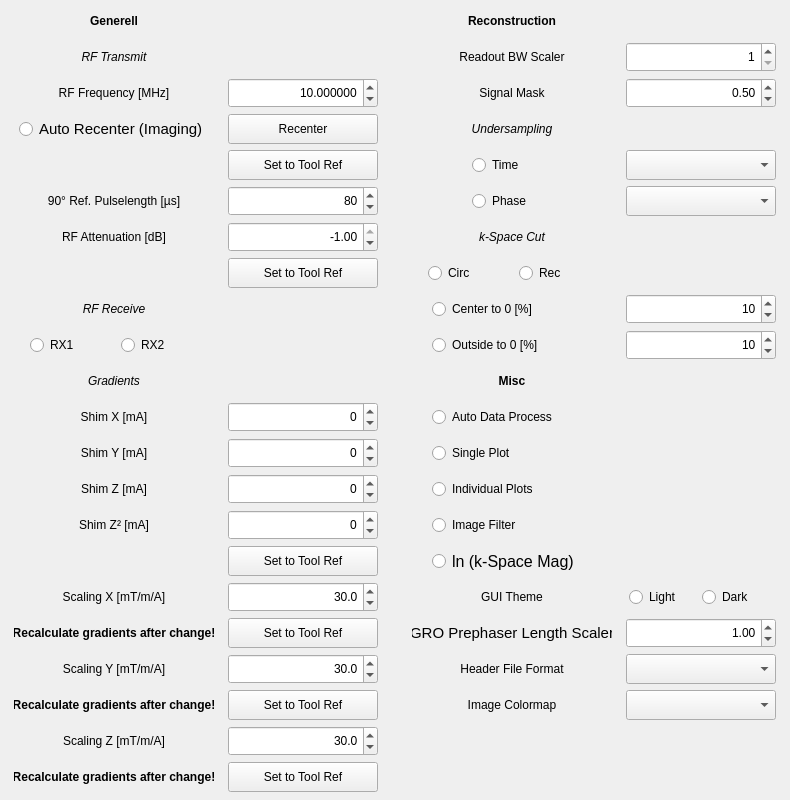
<?xml version="1.0" encoding="UTF-8"?>
<ui version="4.0">
 <class>Dialog</class>
 <widget class="QDialog" name="Dialog">
  <property name="geometry">
   <rect>
    <x>0</x>
    <y>0</y>
    <width>790</width>
    <height>800</height>
   </rect>
  </property>
  <property name="minimumSize">
   <size>
    <width>790</width>
    <height>800</height>
   </size>
  </property>
  <property name="maximumSize">
   <size>
    <width>790</width>
    <height>800</height>
   </size>
  </property>
  <property name="windowTitle">
   <string>Dialog</string>
  </property>
  <widget class="QWidget" name="layoutWidget">
   <property name="geometry">
    <rect>
     <x>0</x>
     <y>0</y>
     <width>791</width>
     <height>801</height>
    </rect>
   </property>
   <layout class="QGridLayout" name="gridLayout">
    <property name="leftMargin">
     <number>5</number>
    </property>
    <property name="topMargin">
     <number>5</number>
    </property>
    <property name="rightMargin">
     <number>5</number>
    </property>
    <property name="bottomMargin">
     <number>5</number>
    </property>
    <property name="spacing">
     <number>5</number>
    </property>
    <item row="2" column="2">
     <widget class="QDoubleSpinBox" name="Frequency_doubleSpinBox">
      <property name="minimumSize">
       <size>
        <width>150</width>
        <height>30</height>
       </size>
      </property>
      <property name="maximumSize">
       <size>
        <width>150</width>
        <height>30</height>
       </size>
      </property>
      <property name="alignment">
       <set>Qt::AlignRight|Qt::AlignTrailing|Qt::AlignVCenter</set>
      </property>
      <property name="decimals">
       <number>6</number>
      </property>
      <property name="minimum">
       <double>1.000000000000000</double>
      </property>
      <property name="maximum">
       <double>40.000000000000000</double>
      </property>
      <property name="singleStep">
       <double>0.005000000000000</double>
      </property>
      <property name="value">
       <double>10.000000000000000</double>
      </property>
     </widget>
    </item>
    <item row="0" column="4">
     <widget class="QLabel" name="label_15">
      <property name="minimumSize">
       <size>
        <width>200</width>
        <height>30</height>
       </size>
      </property>
      <property name="maximumSize">
       <size>
        <width>200</width>
        <height>30</height>
       </size>
      </property>
      <property name="font">
       <font>
        <weight>75</weight>
        <bold>true</bold>
       </font>
      </property>
      <property name="text">
       <string>Reconstruction</string>
      </property>
      <property name="alignment">
       <set>Qt::AlignCenter</set>
      </property>
     </widget>
    </item>
    <item row="19" column="0">
     <widget class="QLabel" name="label_8">
      <property name="minimumSize">
       <size>
        <width>200</width>
        <height>30</height>
       </size>
      </property>
      <property name="maximumSize">
       <size>
        <width>200</width>
        <height>30</height>
       </size>
      </property>
      <property name="text">
       <string>Shim Y [mA]</string>
      </property>
      <property name="alignment">
       <set>Qt::AlignCenter</set>
      </property>
     </widget>
    </item>
    <item row="34" column="5">
     <widget class="QComboBox" name="Image_Colormap_comboBox">
      <property name="minimumSize">
       <size>
        <width>150</width>
        <height>30</height>
       </size>
      </property>
      <property name="maximumSize">
       <size>
        <width>150</width>
        <height>30</height>
       </size>
      </property>
     </widget>
    </item>
    <item row="29" column="0">
     <widget class="QLabel" name="label_4">
      <property name="minimumSize">
       <size>
        <width>200</width>
        <height>30</height>
       </size>
      </property>
      <property name="maximumSize">
       <size>
        <width>200</width>
        <height>30</height>
       </size>
      </property>
      <property name="text">
       <string>Scaling X [mT/m/A]</string>
      </property>
      <property name="alignment">
       <set>Qt::AlignCenter</set>
      </property>
     </widget>
    </item>
    <item row="34" column="2">
     <widget class="QPushButton" name="Scaling_Y_Apply_pushButton">
      <property name="minimumSize">
       <size>
        <width>150</width>
        <height>30</height>
       </size>
      </property>
      <property name="maximumSize">
       <size>
        <width>150</width>
        <height>30</height>
       </size>
      </property>
      <property name="text">
       <string>Set to Tool Ref</string>
      </property>
      <property name="autoDefault">
       <bool>false</bool>
      </property>
     </widget>
    </item>
    <item row="2" column="0">
     <widget class="QLabel" name="label">
      <property name="minimumSize">
       <size>
        <width>200</width>
        <height>30</height>
       </size>
      </property>
      <property name="maximumSize">
       <size>
        <width>200</width>
        <height>30</height>
       </size>
      </property>
      <property name="layoutDirection">
       <enum>Qt::LeftToRight</enum>
      </property>
      <property name="text">
       <string>RF Frequency [MHz]</string>
      </property>
      <property name="alignment">
       <set>Qt::AlignCenter</set>
      </property>
     </widget>
    </item>
    <item row="6" column="4">
     <widget class="QLabel" name="label_31">
      <property name="minimumSize">
       <size>
        <width>200</width>
        <height>30</height>
       </size>
      </property>
      <property name="maximumSize">
       <size>
        <width>200</width>
        <height>30</height>
       </size>
      </property>
      <property name="font">
       <font>
        <italic>true</italic>
       </font>
      </property>
      <property name="text">
       <string>k-Space Cut</string>
      </property>
      <property name="alignment">
       <set>Qt::AlignCenter</set>
      </property>
     </widget>
    </item>
    <item row="5" column="5">
     <widget class="QComboBox" name="Undersampling_Phase_comboBox">
      <property name="minimumSize">
       <size>
        <width>150</width>
        <height>30</height>
       </size>
      </property>
      <property name="maximumSize">
       <size>
        <width>150</width>
        <height>30</height>
       </size>
      </property>
     </widget>
    </item>
    <item row="1" column="4">
     <widget class="QLabel" name="label_11">
      <property name="minimumSize">
       <size>
        <width>200</width>
        <height>30</height>
       </size>
      </property>
      <property name="maximumSize">
       <size>
        <width>200</width>
        <height>30</height>
       </size>
      </property>
      <property name="text">
       <string>Readout BW Scaler</string>
      </property>
      <property name="alignment">
       <set>Qt::AlignCenter</set>
      </property>
     </widget>
    </item>
    <item row="32" column="2">
     <widget class="QDoubleSpinBox" name="Gradient_Scaling_Y_doubleSpinBox">
      <property name="minimumSize">
       <size>
        <width>150</width>
        <height>30</height>
       </size>
      </property>
      <property name="maximumSize">
       <size>
        <width>150</width>
        <height>30</height>
       </size>
      </property>
      <property name="alignment">
       <set>Qt::AlignRight|Qt::AlignTrailing|Qt::AlignVCenter</set>
      </property>
      <property name="decimals">
       <number>1</number>
      </property>
      <property name="minimum">
       <double>0.100000000000000</double>
      </property>
      <property name="singleStep">
       <double>0.200000000000000</double>
      </property>
      <property name="value">
       <double>30.000000000000000</double>
      </property>
     </widget>
    </item>
    <item row="6" column="2">
     <widget class="QDoubleSpinBox" name="RF_Attenuation_doubleSpinBox">
      <property name="minimumSize">
       <size>
        <width>150</width>
        <height>30</height>
       </size>
      </property>
      <property name="maximumSize">
       <size>
        <width>150</width>
        <height>30</height>
       </size>
      </property>
      <property name="alignment">
       <set>Qt::AlignRight|Qt::AlignTrailing|Qt::AlignVCenter</set>
      </property>
      <property name="minimum">
       <double>-31.000000000000000</double>
      </property>
      <property name="maximum">
       <double>-1.000000000000000</double>
      </property>
      <property name="singleStep">
       <double>0.250000000000000</double>
      </property>
     </widget>
    </item>
    <item row="5" column="0">
     <widget class="QLabel" name="label_2">
      <property name="minimumSize">
       <size>
        <width>200</width>
        <height>30</height>
       </size>
      </property>
      <property name="maximumSize">
       <size>
        <width>200</width>
        <height>30</height>
       </size>
      </property>
      <property name="text">
       <string>90° Ref. Pulselength [µs]</string>
      </property>
      <property name="alignment">
       <set>Qt::AlignCenter</set>
      </property>
     </widget>
    </item>
    <item row="29" column="5">
     <layout class="QHBoxLayout" name="horizontalLayout_10">
      <property name="spacing">
       <number>0</number>
      </property>
      <item>
       <widget class="QRadioButton" name="GUI_Light_radioButton">
        <property name="minimumSize">
         <size>
          <width>70</width>
          <height>30</height>
         </size>
        </property>
        <property name="maximumSize">
         <size>
          <width>70</width>
          <height>30</height>
         </size>
        </property>
        <property name="text">
         <string>Light</string>
        </property>
        <property name="autoExclusive">
         <bool>false</bool>
        </property>
       </widget>
      </item>
      <item>
       <widget class="QRadioButton" name="GUI_Dark_radioButton">
        <property name="minimumSize">
         <size>
          <width>70</width>
          <height>30</height>
         </size>
        </property>
        <property name="maximumSize">
         <size>
          <width>70</width>
          <height>30</height>
         </size>
        </property>
        <property name="text">
         <string>Dark</string>
        </property>
        <property name="autoExclusive">
         <bool>false</bool>
        </property>
       </widget>
      </item>
     </layout>
    </item>
    <item row="6" column="0">
     <widget class="QLabel" name="label_3">
      <property name="minimumSize">
       <size>
        <width>200</width>
        <height>30</height>
       </size>
      </property>
      <property name="maximumSize">
       <size>
        <width>200</width>
        <height>30</height>
       </size>
      </property>
      <property name="text">
       <string>RF Attenuation [dB]</string>
      </property>
      <property name="alignment">
       <set>Qt::AlignCenter</set>
      </property>
     </widget>
    </item>
    <item row="3" column="2">
     <widget class="QPushButton" name="Center_pushButton">
      <property name="minimumSize">
       <size>
        <width>150</width>
        <height>30</height>
       </size>
      </property>
      <property name="maximumSize">
       <size>
        <width>150</width>
        <height>30</height>
       </size>
      </property>
      <property name="text">
       <string>Recenter</string>
      </property>
      <property name="autoDefault">
       <bool>false</bool>
      </property>
     </widget>
    </item>
    <item row="5" column="2">
     <widget class="QSpinBox" name="RF_Pulselength_spinBox">
      <property name="minimumSize">
       <size>
        <width>150</width>
        <height>30</height>
       </size>
      </property>
      <property name="maximumSize">
       <size>
        <width>150</width>
        <height>30</height>
       </size>
      </property>
      <property name="alignment">
       <set>Qt::AlignRight|Qt::AlignTrailing|Qt::AlignVCenter</set>
      </property>
      <property name="minimum">
       <number>10</number>
      </property>
      <property name="maximum">
       <number>200</number>
      </property>
      <property name="singleStep">
       <number>10</number>
      </property>
      <property name="value">
       <number>80</number>
      </property>
     </widget>
    </item>
    <item row="17" column="4">
     <widget class="QLabel" name="label_29">
      <property name="minimumSize">
       <size>
        <width>200</width>
        <height>30</height>
       </size>
      </property>
      <property name="maximumSize">
       <size>
        <width>200</width>
        <height>30</height>
       </size>
      </property>
      <property name="font">
       <font>
        <weight>75</weight>
        <bold>true</bold>
       </font>
      </property>
      <property name="text">
       <string>Misc</string>
      </property>
      <property name="alignment">
       <set>Qt::AlignCenter</set>
      </property>
     </widget>
    </item>
    <item row="22" column="2">
     <widget class="QSpinBox" name="Shim_Z2_spinBox">
      <property name="minimumSize">
       <size>
        <width>150</width>
        <height>30</height>
       </size>
      </property>
      <property name="maximumSize">
       <size>
        <width>150</width>
        <height>30</height>
       </size>
      </property>
      <property name="alignment">
       <set>Qt::AlignRight|Qt::AlignTrailing|Qt::AlignVCenter</set>
      </property>
      <property name="minimum">
       <number>-1000</number>
      </property>
      <property name="maximum">
       <number>1000</number>
      </property>
     </widget>
    </item>
    <item row="32" column="0">
     <widget class="QLabel" name="label_5">
      <property name="minimumSize">
       <size>
        <width>200</width>
        <height>30</height>
       </size>
      </property>
      <property name="maximumSize">
       <size>
        <width>200</width>
        <height>30</height>
       </size>
      </property>
      <property name="text">
       <string>Scaling Y [mT/m/A]</string>
      </property>
      <property name="alignment">
       <set>Qt::AlignCenter</set>
      </property>
     </widget>
    </item>
    <item row="30" column="4">
     <widget class="QLabel" name="label_47">
      <property name="minimumSize">
       <size>
        <width>200</width>
        <height>30</height>
       </size>
      </property>
      <property name="maximumSize">
       <size>
        <width>200</width>
        <height>30</height>
       </size>
      </property>
      <property name="font">
       <font>
        <pointsize>11</pointsize>
       </font>
      </property>
      <property name="text">
       <string>GRO Prephaser Length Scaler</string>
      </property>
      <property name="alignment">
       <set>Qt::AlignCenter</set>
      </property>
     </widget>
    </item>
    <item row="35" column="0">
     <widget class="QLabel" name="label_6">
      <property name="minimumSize">
       <size>
        <width>200</width>
        <height>30</height>
       </size>
      </property>
      <property name="maximumSize">
       <size>
        <width>200</width>
        <height>30</height>
       </size>
      </property>
      <property name="text">
       <string>Scaling Z [mT/m/A]</string>
      </property>
      <property name="alignment">
       <set>Qt::AlignCenter</set>
      </property>
     </widget>
    </item>
    <item row="34" column="4">
     <widget class="QLabel" name="label_19">
      <property name="minimumSize">
       <size>
        <width>200</width>
        <height>30</height>
       </size>
      </property>
      <property name="maximumSize">
       <size>
        <width>200</width>
        <height>30</height>
       </size>
      </property>
      <property name="text">
       <string>Image Colormap</string>
      </property>
      <property name="alignment">
       <set>Qt::AlignCenter</set>
      </property>
     </widget>
    </item>
    <item row="21" column="0">
     <widget class="QLabel" name="label_9">
      <property name="minimumSize">
       <size>
        <width>200</width>
        <height>30</height>
       </size>
      </property>
      <property name="maximumSize">
       <size>
        <width>200</width>
        <height>30</height>
       </size>
      </property>
      <property name="text">
       <string>Shim Z [mA]</string>
      </property>
      <property name="alignment">
       <set>Qt::AlignCenter</set>
      </property>
     </widget>
    </item>
    <item row="19" column="2">
     <widget class="QSpinBox" name="Shim_Y_spinBox">
      <property name="minimumSize">
       <size>
        <width>150</width>
        <height>30</height>
       </size>
      </property>
      <property name="maximumSize">
       <size>
        <width>150</width>
        <height>30</height>
       </size>
      </property>
      <property name="alignment">
       <set>Qt::AlignRight|Qt::AlignTrailing|Qt::AlignVCenter</set>
      </property>
      <property name="minimum">
       <number>-1000</number>
      </property>
      <property name="maximum">
       <number>1000</number>
      </property>
     </widget>
    </item>
    <item row="1" column="0">
     <widget class="QLabel" name="label_36">
      <property name="minimumSize">
       <size>
        <width>200</width>
        <height>30</height>
       </size>
      </property>
      <property name="maximumSize">
       <size>
        <width>200</width>
        <height>30</height>
       </size>
      </property>
      <property name="font">
       <font>
        <italic>true</italic>
       </font>
      </property>
      <property name="text">
       <string>RF Transmit</string>
      </property>
      <property name="alignment">
       <set>Qt::AlignCenter</set>
      </property>
     </widget>
    </item>
    <item row="32" column="4">
     <widget class="QLabel" name="label_13">
      <property name="minimumSize">
       <size>
        <width>200</width>
        <height>30</height>
       </size>
      </property>
      <property name="maximumSize">
       <size>
        <width>200</width>
        <height>30</height>
       </size>
      </property>
      <property name="text">
       <string>Header File Format</string>
      </property>
      <property name="alignment">
       <set>Qt::AlignCenter</set>
      </property>
     </widget>
    </item>
    <item row="30" column="2">
     <widget class="QPushButton" name="Scaling_X_Apply_pushButton">
      <property name="minimumSize">
       <size>
        <width>150</width>
        <height>30</height>
       </size>
      </property>
      <property name="maximumSize">
       <size>
        <width>150</width>
        <height>30</height>
       </size>
      </property>
      <property name="text">
       <string>Set to Tool Ref</string>
      </property>
      <property name="autoDefault">
       <bool>false</bool>
      </property>
     </widget>
    </item>
    <item row="18" column="2">
     <widget class="QSpinBox" name="Shim_X_spinBox">
      <property name="minimumSize">
       <size>
        <width>150</width>
        <height>30</height>
       </size>
      </property>
      <property name="maximumSize">
       <size>
        <width>150</width>
        <height>30</height>
       </size>
      </property>
      <property name="alignment">
       <set>Qt::AlignRight|Qt::AlignTrailing|Qt::AlignVCenter</set>
      </property>
      <property name="minimum">
       <number>-1000</number>
      </property>
      <property name="maximum">
       <number>1000</number>
      </property>
     </widget>
    </item>
    <item row="5" column="4">
     <layout class="QHBoxLayout" name="horizontalLayout_3">
      <property name="spacing">
       <number>0</number>
      </property>
      <item>
       <widget class="QRadioButton" name="Undersampling_Phase_radioButton">
        <property name="minimumSize">
         <size>
          <width>80</width>
          <height>30</height>
         </size>
        </property>
        <property name="maximumSize">
         <size>
          <width>80</width>
          <height>30</height>
         </size>
        </property>
        <property name="text">
         <string>Phase</string>
        </property>
        <property name="autoExclusive">
         <bool>false</bool>
        </property>
       </widget>
      </item>
     </layout>
    </item>
    <item row="4" column="2">
     <widget class="QPushButton" name="AC_Apply_pushButton">
      <property name="minimumSize">
       <size>
        <width>150</width>
        <height>30</height>
       </size>
      </property>
      <property name="maximumSize">
       <size>
        <width>150</width>
        <height>30</height>
       </size>
      </property>
      <property name="text">
       <string>Set to Tool Ref</string>
      </property>
      <property name="autoDefault">
       <bool>false</bool>
      </property>
     </widget>
    </item>
    <item row="3" column="4">
     <widget class="QLabel" name="label_30">
      <property name="minimumSize">
       <size>
        <width>200</width>
        <height>30</height>
       </size>
      </property>
      <property name="maximumSize">
       <size>
        <width>200</width>
        <height>30</height>
       </size>
      </property>
      <property name="font">
       <font>
        <italic>true</italic>
       </font>
      </property>
      <property name="text">
       <string>Undersampling</string>
      </property>
      <property name="alignment">
       <set>Qt::AlignCenter</set>
      </property>
     </widget>
    </item>
    <item row="24" column="2">
     <widget class="QPushButton" name="Shim_Apply_pushButton">
      <property name="minimumSize">
       <size>
        <width>150</width>
        <height>30</height>
       </size>
      </property>
      <property name="maximumSize">
       <size>
        <width>150</width>
        <height>30</height>
       </size>
      </property>
      <property name="text">
       <string>Set to Tool Ref</string>
      </property>
      <property name="autoDefault">
       <bool>false</bool>
      </property>
     </widget>
    </item>
    <item row="9" column="4">
     <layout class="QHBoxLayout" name="horizontalLayout_2">
      <property name="spacing">
       <number>0</number>
      </property>
      <item>
       <widget class="QRadioButton" name="kspace_cut_circ_radioButton">
        <property name="minimumSize">
         <size>
          <width>75</width>
          <height>30</height>
         </size>
        </property>
        <property name="maximumSize">
         <size>
          <width>75</width>
          <height>30</height>
         </size>
        </property>
        <property name="text">
         <string>Circ</string>
        </property>
        <property name="autoExclusive">
         <bool>false</bool>
        </property>
       </widget>
      </item>
      <item>
       <widget class="QRadioButton" name="kspace_cut_rec_radioButton">
        <property name="minimumSize">
         <size>
          <width>75</width>
          <height>30</height>
         </size>
        </property>
        <property name="maximumSize">
         <size>
          <width>75</width>
          <height>30</height>
         </size>
        </property>
        <property name="text">
         <string>Rec</string>
        </property>
        <property name="autoExclusive">
         <bool>false</bool>
        </property>
       </widget>
      </item>
     </layout>
    </item>
    <item row="11" column="0">
     <widget class="QLabel" name="label_40">
      <property name="minimumSize">
       <size>
        <width>200</width>
        <height>30</height>
       </size>
      </property>
      <property name="maximumSize">
       <size>
        <width>200</width>
        <height>30</height>
       </size>
      </property>
      <property name="font">
       <font>
        <italic>true</italic>
       </font>
      </property>
      <property name="text">
       <string>RF Receive</string>
      </property>
      <property name="alignment">
       <set>Qt::AlignCenter</set>
      </property>
     </widget>
    </item>
    <item row="9" column="2">
     <widget class="QPushButton" name="FA_Apply_pushButton">
      <property name="minimumSize">
       <size>
        <width>150</width>
        <height>30</height>
       </size>
      </property>
      <property name="maximumSize">
       <size>
        <width>150</width>
        <height>30</height>
       </size>
      </property>
      <property name="text">
       <string>Set to Tool Ref</string>
      </property>
      <property name="autoDefault">
       <bool>false</bool>
      </property>
     </widget>
    </item>
    <item row="29" column="4">
     <widget class="QLabel" name="label_12">
      <property name="minimumSize">
       <size>
        <width>200</width>
        <height>30</height>
       </size>
      </property>
      <property name="maximumSize">
       <size>
        <width>200</width>
        <height>30</height>
       </size>
      </property>
      <property name="text">
       <string>GUI Theme</string>
      </property>
      <property name="alignment">
       <set>Qt::AlignCenter</set>
      </property>
     </widget>
    </item>
    <item row="2" column="5">
     <widget class="QDoubleSpinBox" name="SignalMask_doubleSpinBox">
      <property name="minimumSize">
       <size>
        <width>150</width>
        <height>30</height>
       </size>
      </property>
      <property name="maximumSize">
       <size>
        <width>150</width>
        <height>30</height>
       </size>
      </property>
      <property name="alignment">
       <set>Qt::AlignRight|Qt::AlignTrailing|Qt::AlignVCenter</set>
      </property>
      <property name="maximum">
       <double>1.000000000000000</double>
      </property>
      <property name="singleStep">
       <double>0.050000000000000</double>
      </property>
      <property name="value">
       <double>0.500000000000000</double>
      </property>
     </widget>
    </item>
    <item row="22" column="0">
     <widget class="QLabel" name="label_10">
      <property name="minimumSize">
       <size>
        <width>200</width>
        <height>30</height>
       </size>
      </property>
      <property name="maximumSize">
       <size>
        <width>200</width>
        <height>30</height>
       </size>
      </property>
      <property name="text">
       <string>Shim Z² [mA]</string>
      </property>
      <property name="alignment">
       <set>Qt::AlignCenter</set>
      </property>
     </widget>
    </item>
    <item row="2" column="4">
     <widget class="QLabel" name="label_28">
      <property name="minimumSize">
       <size>
        <width>200</width>
        <height>30</height>
       </size>
      </property>
      <property name="maximumSize">
       <size>
        <width>200</width>
        <height>30</height>
       </size>
      </property>
      <property name="text">
       <string>Signal Mask</string>
      </property>
      <property name="alignment">
       <set>Qt::AlignCenter</set>
      </property>
     </widget>
    </item>
    <item row="21" column="2">
     <widget class="QSpinBox" name="Shim_Z_spinBox">
      <property name="minimumSize">
       <size>
        <width>150</width>
        <height>30</height>
       </size>
      </property>
      <property name="maximumSize">
       <size>
        <width>150</width>
        <height>30</height>
       </size>
      </property>
      <property name="alignment">
       <set>Qt::AlignRight|Qt::AlignTrailing|Qt::AlignVCenter</set>
      </property>
      <property name="minimum">
       <number>-1000</number>
      </property>
      <property name="maximum">
       <number>1000</number>
      </property>
     </widget>
    </item>
    <item row="2" column="3">
     <spacer name="horizontalSpacer">
      <property name="orientation">
       <enum>Qt::Horizontal</enum>
      </property>
      <property name="sizeType">
       <enum>QSizePolicy::Fixed</enum>
      </property>
      <property name="sizeHint" stdset="0">
       <size>
        <width>20</width>
        <height>20</height>
       </size>
      </property>
     </spacer>
    </item>
    <item row="17" column="0">
     <widget class="QLabel" name="label_37">
      <property name="minimumSize">
       <size>
        <width>200</width>
        <height>30</height>
       </size>
      </property>
      <property name="maximumSize">
       <size>
        <width>200</width>
        <height>30</height>
       </size>
      </property>
      <property name="font">
       <font>
        <italic>true</italic>
       </font>
      </property>
      <property name="text">
       <string>Gradients</string>
      </property>
      <property name="alignment">
       <set>Qt::AlignCenter</set>
      </property>
     </widget>
    </item>
    <item row="30" column="0">
     <widget class="QLabel" name="label_16">
      <property name="minimumSize">
       <size>
        <width>200</width>
        <height>30</height>
       </size>
      </property>
      <property name="maximumSize">
       <size>
        <width>200</width>
        <height>30</height>
       </size>
      </property>
      <property name="font">
       <font>
        <pointsize>9</pointsize>
        <weight>75</weight>
        <bold>true</bold>
       </font>
      </property>
      <property name="text">
       <string>Recalculate gradients after change!</string>
      </property>
      <property name="alignment">
       <set>Qt::AlignCenter</set>
      </property>
     </widget>
    </item>
    <item row="16" column="5">
     <widget class="QSpinBox" name="kSpace_Cut_Outside_spinBox">
      <property name="minimumSize">
       <size>
        <width>150</width>
        <height>30</height>
       </size>
      </property>
      <property name="maximumSize">
       <size>
        <width>150</width>
        <height>30</height>
       </size>
      </property>
      <property name="alignment">
       <set>Qt::AlignRight|Qt::AlignTrailing|Qt::AlignVCenter</set>
      </property>
      <property name="minimum">
       <number>1</number>
      </property>
      <property name="maximum">
       <number>100</number>
      </property>
      <property name="value">
       <number>10</number>
      </property>
     </widget>
    </item>
    <item row="29" column="2">
     <widget class="QDoubleSpinBox" name="Gradient_Scaling_X_doubleSpinBox">
      <property name="minimumSize">
       <size>
        <width>150</width>
        <height>30</height>
       </size>
      </property>
      <property name="maximumSize">
       <size>
        <width>150</width>
        <height>30</height>
       </size>
      </property>
      <property name="alignment">
       <set>Qt::AlignRight|Qt::AlignTrailing|Qt::AlignVCenter</set>
      </property>
      <property name="decimals">
       <number>1</number>
      </property>
      <property name="minimum">
       <double>0.100000000000000</double>
      </property>
      <property name="singleStep">
       <double>0.200000000000000</double>
      </property>
      <property name="value">
       <double>30.000000000000000</double>
      </property>
     </widget>
    </item>
    <item row="11" column="4">
     <layout class="QHBoxLayout" name="horizontalLayout_4">
      <property name="spacing">
       <number>0</number>
      </property>
      <item>
       <widget class="QRadioButton" name="kSpace_Cut_Center_radioButton">
        <property name="minimumSize">
         <size>
          <width>160</width>
          <height>30</height>
         </size>
        </property>
        <property name="maximumSize">
         <size>
          <width>160</width>
          <height>30</height>
         </size>
        </property>
        <property name="text">
         <string>Center to 0 [%]</string>
        </property>
        <property name="autoExclusive">
         <bool>false</bool>
        </property>
       </widget>
      </item>
     </layout>
    </item>
    <item row="30" column="5">
     <widget class="QDoubleSpinBox" name="GRO_Length_Scaler_doubleSpinBox">
      <property name="minimumSize">
       <size>
        <width>150</width>
        <height>30</height>
       </size>
      </property>
      <property name="maximumSize">
       <size>
        <width>150</width>
        <height>30</height>
       </size>
      </property>
      <property name="alignment">
       <set>Qt::AlignRight|Qt::AlignTrailing|Qt::AlignVCenter</set>
      </property>
      <property name="maximum">
       <double>2.000000000000000</double>
      </property>
      <property name="singleStep">
       <double>0.010000000000000</double>
      </property>
      <property name="value">
       <double>1.000000000000000</double>
      </property>
     </widget>
    </item>
    <item row="36" column="0">
     <widget class="QLabel" name="label_18">
      <property name="minimumSize">
       <size>
        <width>200</width>
        <height>30</height>
       </size>
      </property>
      <property name="maximumSize">
       <size>
        <width>200</width>
        <height>30</height>
       </size>
      </property>
      <property name="font">
       <font>
        <pointsize>9</pointsize>
        <weight>75</weight>
        <bold>true</bold>
       </font>
      </property>
      <property name="text">
       <string>Recalculate gradients after change!</string>
      </property>
      <property name="alignment">
       <set>Qt::AlignCenter</set>
      </property>
     </widget>
    </item>
    <item row="16" column="4">
     <layout class="QHBoxLayout" name="horizontalLayout_5">
      <property name="spacing">
       <number>0</number>
      </property>
      <item>
       <widget class="QRadioButton" name="kSpace_Cut_Outside_radioButton">
        <property name="minimumSize">
         <size>
          <width>160</width>
          <height>30</height>
         </size>
        </property>
        <property name="maximumSize">
         <size>
          <width>160</width>
          <height>30</height>
         </size>
        </property>
        <property name="text">
         <string>Outside to 0 [%]</string>
        </property>
        <property name="autoExclusive">
         <bool>false</bool>
        </property>
       </widget>
      </item>
     </layout>
    </item>
    <item row="32" column="5">
     <widget class="QComboBox" name="Header_File_Format_comboBox">
      <property name="minimumSize">
       <size>
        <width>150</width>
        <height>30</height>
       </size>
      </property>
      <property name="maximumSize">
       <size>
        <width>150</width>
        <height>30</height>
       </size>
      </property>
     </widget>
    </item>
    <item row="18" column="0">
     <widget class="QLabel" name="label_7">
      <property name="minimumSize">
       <size>
        <width>200</width>
        <height>30</height>
       </size>
      </property>
      <property name="maximumSize">
       <size>
        <width>200</width>
        <height>30</height>
       </size>
      </property>
      <property name="text">
       <string>Shim X [mA]</string>
      </property>
      <property name="alignment">
       <set>Qt::AlignCenter</set>
      </property>
     </widget>
    </item>
    <item row="1" column="5">
     <widget class="QSpinBox" name="Readout_Bandwidth_spinBox">
      <property name="minimumSize">
       <size>
        <width>150</width>
        <height>30</height>
       </size>
      </property>
      <property name="maximumSize">
       <size>
        <width>150</width>
        <height>30</height>
       </size>
      </property>
      <property name="alignment">
       <set>Qt::AlignRight|Qt::AlignTrailing|Qt::AlignVCenter</set>
      </property>
      <property name="minimum">
       <number>1</number>
      </property>
      <property name="maximum">
       <number>4</number>
      </property>
     </widget>
    </item>
    <item row="3" column="0">
     <layout class="QHBoxLayout" name="horizontalLayout_12">
      <property name="spacing">
       <number>0</number>
      </property>
      <item>
       <widget class="QRadioButton" name="auto_recenter_radioButton">
        <property name="minimumSize">
         <size>
          <width>190</width>
          <height>30</height>
         </size>
        </property>
        <property name="maximumSize">
         <size>
          <width>190</width>
          <height>30</height>
         </size>
        </property>
        <property name="font">
         <font>
          <pointsize>11</pointsize>
         </font>
        </property>
        <property name="text">
         <string>Auto Recenter (Imaging)</string>
        </property>
        <property name="autoExclusive">
         <bool>false</bool>
        </property>
       </widget>
      </item>
     </layout>
    </item>
    <item row="35" column="2">
     <widget class="QDoubleSpinBox" name="Gradient_Scaling_Z_doubleSpinBox">
      <property name="minimumSize">
       <size>
        <width>150</width>
        <height>30</height>
       </size>
      </property>
      <property name="maximumSize">
       <size>
        <width>150</width>
        <height>30</height>
       </size>
      </property>
      <property name="alignment">
       <set>Qt::AlignRight|Qt::AlignTrailing|Qt::AlignVCenter</set>
      </property>
      <property name="decimals">
       <number>1</number>
      </property>
      <property name="minimum">
       <double>0.100000000000000</double>
      </property>
      <property name="maximum">
       <double>100.000000000000000</double>
      </property>
      <property name="singleStep">
       <double>0.200000000000000</double>
      </property>
      <property name="value">
       <double>30.000000000000000</double>
      </property>
     </widget>
    </item>
    <item row="4" column="5">
     <widget class="QComboBox" name="Undersampling_Time_comboBox">
      <property name="minimumSize">
       <size>
        <width>150</width>
        <height>30</height>
       </size>
      </property>
      <property name="maximumSize">
       <size>
        <width>150</width>
        <height>30</height>
       </size>
      </property>
     </widget>
    </item>
    <item row="0" column="0">
     <widget class="QLabel" name="label_14">
      <property name="minimumSize">
       <size>
        <width>200</width>
        <height>30</height>
       </size>
      </property>
      <property name="maximumSize">
       <size>
        <width>200</width>
        <height>30</height>
       </size>
      </property>
      <property name="font">
       <font>
        <weight>75</weight>
        <bold>true</bold>
       </font>
      </property>
      <property name="text">
       <string>Generell</string>
      </property>
      <property name="alignment">
       <set>Qt::AlignCenter</set>
      </property>
     </widget>
    </item>
    <item row="36" column="2">
     <widget class="QPushButton" name="Scaling_Z_Apply_pushButton">
      <property name="minimumSize">
       <size>
        <width>150</width>
        <height>30</height>
       </size>
      </property>
      <property name="maximumSize">
       <size>
        <width>150</width>
        <height>30</height>
       </size>
      </property>
      <property name="text">
       <string>Set to Tool Ref</string>
      </property>
      <property name="autoDefault">
       <bool>false</bool>
      </property>
     </widget>
    </item>
    <item row="34" column="0">
     <widget class="QLabel" name="label_17">
      <property name="minimumSize">
       <size>
        <width>200</width>
        <height>30</height>
       </size>
      </property>
      <property name="maximumSize">
       <size>
        <width>200</width>
        <height>30</height>
       </size>
      </property>
      <property name="font">
       <font>
        <pointsize>9</pointsize>
        <weight>75</weight>
        <bold>true</bold>
       </font>
      </property>
      <property name="text">
       <string>Recalculate gradients after change!</string>
      </property>
      <property name="alignment">
       <set>Qt::AlignCenter</set>
      </property>
     </widget>
    </item>
    <item row="11" column="5">
     <widget class="QSpinBox" name="kSpace_Cut_Center_spinBox">
      <property name="minimumSize">
       <size>
        <width>150</width>
        <height>30</height>
       </size>
      </property>
      <property name="maximumSize">
       <size>
        <width>150</width>
        <height>30</height>
       </size>
      </property>
      <property name="alignment">
       <set>Qt::AlignRight|Qt::AlignTrailing|Qt::AlignVCenter</set>
      </property>
      <property name="minimum">
       <number>1</number>
      </property>
      <property name="maximum">
       <number>100</number>
      </property>
      <property name="value">
       <number>10</number>
      </property>
     </widget>
    </item>
    <item row="16" column="0">
     <layout class="QHBoxLayout" name="horizontalLayout">
      <property name="spacing">
       <number>0</number>
      </property>
      <item>
       <widget class="QRadioButton" name="RX1_radioButton">
        <property name="minimumSize">
         <size>
          <width>75</width>
          <height>30</height>
         </size>
        </property>
        <property name="maximumSize">
         <size>
          <width>75</width>
          <height>30</height>
         </size>
        </property>
        <property name="text">
         <string>RX1</string>
        </property>
        <property name="autoExclusive">
         <bool>false</bool>
        </property>
       </widget>
      </item>
      <item>
       <widget class="QRadioButton" name="RX2_radioButton">
        <property name="minimumSize">
         <size>
          <width>75</width>
          <height>30</height>
         </size>
        </property>
        <property name="maximumSize">
         <size>
          <width>71</width>
          <height>30</height>
         </size>
        </property>
        <property name="text">
         <string>RX2</string>
        </property>
        <property name="autoExclusive">
         <bool>false</bool>
        </property>
       </widget>
      </item>
     </layout>
    </item>
    <item row="4" column="4">
     <layout class="QHBoxLayout" name="horizontalLayout_6">
      <item>
       <widget class="QRadioButton" name="Undersampling_Time_radioButton">
        <property name="minimumSize">
         <size>
          <width>80</width>
          <height>30</height>
         </size>
        </property>
        <property name="maximumSize">
         <size>
          <width>80</width>
          <height>30</height>
         </size>
        </property>
        <property name="text">
         <string>Time</string>
        </property>
        <property name="autoExclusive">
         <bool>false</bool>
        </property>
       </widget>
      </item>
     </layout>
    </item>
    <item row="18" column="4">
     <layout class="QHBoxLayout" name="horizontalLayout_11">
      <property name="spacing">
       <number>0</number>
      </property>
      <item>
       <widget class="QRadioButton" name="Auto_Data_Process_radioButton">
        <property name="minimumSize">
         <size>
          <width>160</width>
          <height>30</height>
         </size>
        </property>
        <property name="maximumSize">
         <size>
          <width>160</width>
          <height>30</height>
         </size>
        </property>
        <property name="text">
         <string>Auto Data Process</string>
        </property>
        <property name="autoExclusive">
         <bool>false</bool>
        </property>
       </widget>
      </item>
     </layout>
    </item>
    <item row="19" column="4">
     <layout class="QHBoxLayout" name="horizontalLayout_13">
      <property name="spacing">
       <number>0</number>
      </property>
      <item>
       <widget class="QRadioButton" name="Single_Plot_radioButton">
        <property name="minimumSize">
         <size>
          <width>160</width>
          <height>30</height>
         </size>
        </property>
        <property name="maximumSize">
         <size>
          <width>160</width>
          <height>30</height>
         </size>
        </property>
        <property name="text">
         <string>Single Plot</string>
        </property>
        <property name="autoExclusive">
         <bool>false</bool>
        </property>
       </widget>
      </item>
     </layout>
    </item>
    <item row="21" column="4">
     <layout class="QHBoxLayout" name="horizontalLayout_14">
      <property name="spacing">
       <number>0</number>
      </property>
      <item>
       <widget class="QRadioButton" name="Images_Plot_radioButton">
        <property name="minimumSize">
         <size>
          <width>160</width>
          <height>30</height>
         </size>
        </property>
        <property name="maximumSize">
         <size>
          <width>160</width>
          <height>30</height>
         </size>
        </property>
        <property name="layoutDirection">
         <enum>Qt::LeftToRight</enum>
        </property>
        <property name="text">
         <string>Individual Plots</string>
        </property>
        <property name="autoExclusive">
         <bool>false</bool>
        </property>
       </widget>
      </item>
     </layout>
    </item>
    <item row="22" column="4">
     <layout class="QHBoxLayout" name="horizontalLayout_7">
      <property name="spacing">
       <number>0</number>
      </property>
      <item>
       <widget class="QRadioButton" name="Image_Filter_radioButton">
        <property name="minimumSize">
         <size>
          <width>160</width>
          <height>30</height>
         </size>
        </property>
        <property name="maximumSize">
         <size>
          <width>160</width>
          <height>30</height>
         </size>
        </property>
        <property name="layoutDirection">
         <enum>Qt::LeftToRight</enum>
        </property>
        <property name="text">
         <string>Image Filter</string>
        </property>
        <property name="autoExclusive">
         <bool>false</bool>
        </property>
       </widget>
      </item>
     </layout>
    </item>
    <item row="24" column="4">
     <layout class="QHBoxLayout" name="horizontalLayout_8">
      <property name="spacing">
       <number>0</number>
      </property>
      <item>
       <widget class="QRadioButton" name="ln_kSpace_Magnitude_radioButton">
        <property name="minimumSize">
         <size>
          <width>160</width>
          <height>30</height>
         </size>
        </property>
        <property name="maximumSize">
         <size>
          <width>160</width>
          <height>30</height>
         </size>
        </property>
        <property name="font">
         <font>
          <pointsize>12</pointsize>
         </font>
        </property>
        <property name="layoutDirection">
         <enum>Qt::LeftToRight</enum>
        </property>
        <property name="text">
         <string>ln (k-Space Mag)</string>
        </property>
        <property name="autoExclusive">
         <bool>false</bool>
        </property>
       </widget>
      </item>
     </layout>
    </item>
   </layout>
  </widget>
 </widget>
 <resources/>
 <connections/>
</ui>
